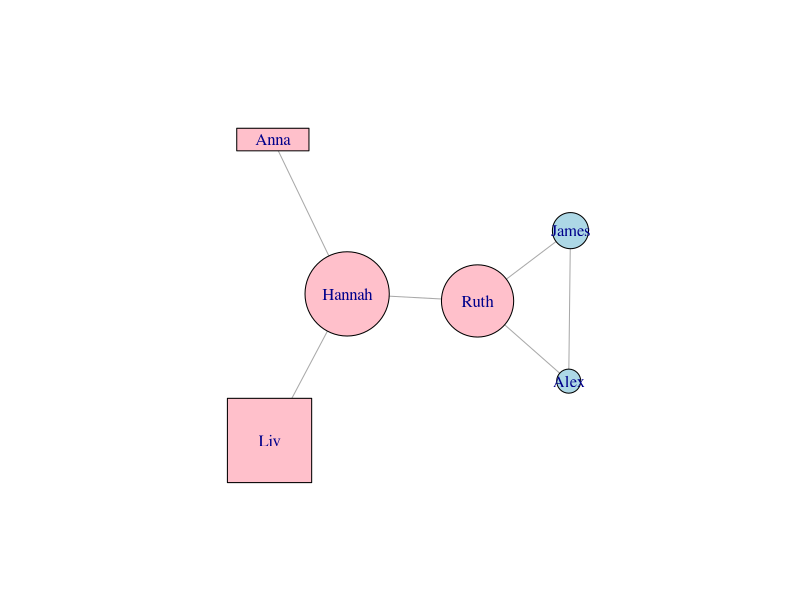

Recreate this plot in R.

# Run this code, look at the graph, and inspect the contents of students.csv.
# Then ask yourself: of gender, major, and hairLength, which attribute do you
# think will have the highest assortativity? Which do you think will have the
# lowest?

library(igraph)

students.df <- read.csv("students.csv",header=TRUE,stringsAsFactors=FALSE)

friends.df <- read.csv("friends.csv",header=FALSE,stringsAsFactors=FALSE)

friends <- graph.data.frame(friends.df, directed=FALSE, vertices=students.df)

plot(friends, 
    vertex.size=V(friends)$hairLength * 4, 
    vertex.color=ifelse(V(friends)$gender=="F","pink","lightblue"),
    vertex.shape=ifelse(V(friends)$major=="CPSC","circle",
        ifelse(V(friends)$major=="MATH","square","rectangle")))


# Uncomment this once you think you have the answer. :)
# cat("hair length assortativity =", assortativity(friends, types1=V(friends)$hairLength),"\n")
# cat("gender assortativity =", assortativity.nominal(friends, types=as.factor(V(friends)$gender)),"\n")
# cat("major assortativity =", assortativity.nominal(friends, types=as.factor(V(friends)$major)),"\n")
